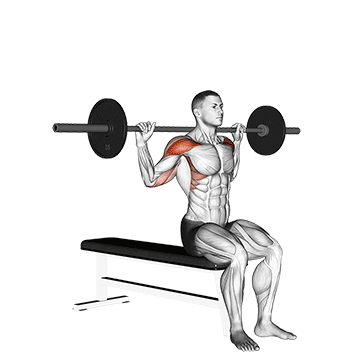
#> input picture assets/exercise_collection/Barbell/Behind_the_Neck_Press.gif, 360 x 360 px, found by its file name; its folder holds 3 pictures in this run
$ jupyter execute --allow-errors list.ipynb
#> lines starting #> are read from the running program, lines starting #| are printed output that depends on the picture; after the words box and inside, x2 and y2 are one past the last pixel; in counts of white or black regions, pixels touching at a corner belong together
[cell 1]
import os
import pandas as pd

def get_gif_paths(directory):
#> called with directory = 'exercise_collection'
    gif_paths = []
    for root, dirs, files in os.walk(directory):
        for file in files:
            if file.lower().endswith('.gif'):
                gif_paths.append(os.path.join(root, file))
    return gif_paths

def save_paths_to_excel(paths, output_file):
    df = pd.DataFrame(paths, columns=['GIF Paths'])
    df.to_excel(output_file, index=False)


directory = 'exercise_collection'
output_file =  'output.xlsx'

gif_paths = get_gif_paths(directory)
save_paths_to_excel(gif_paths, output_file)

[cell 2]
import pandas as pd
import json
import os

def create_json_from_excel_no_headers(excel_file, json_file):
    # Read the Excel file without headers
    df = pd.read_excel(excel_file, header=None)

    # Initialize the list to store JSON objects
    json_list = []

    # Iterate through the DataFrame rows
    for idx, row in df.iterrows():
        path = row[0]
        tags = row[1].split(',') if pd.notna(row[1]) else []

        # Derive name from path
        file_name = os.path.basename(path)
        name = os.path.splitext(file_name)[0].replace('_', ' ')

        # Create JSON object
        json_obj = {
            "id": idx + 1,
            "name": name,
            "path": '../assets/'+path.replace('\\', '/'),
            "tags": tags
        }

        # Add JSON object to the list
        json_list.append(json_obj)

    # Write the list of JSON objects to a file
    with open(json_file, 'w') as f:
        json.dump(json_list, f, indent=4)

#> (the rest of this cell did not finish here and is left out)

#> (a cell that did not finish here is left out)

[cell 4]
from PIL import Image, ImageSequence
import cv2
import numpy as np

def replace_white_with_transparency(input_gif, output_gif):
    # Open the original GIF
#> called with input_gif = 'Behind_The_Neck_Press.gif', output_gif = 'Behind_The_Neck_Press2.gif'
    gif = Image.open(input_gif)
#> gif is the input picture: PIL image 360x360 P; mean R, G, B 233.8, 233.3, 233.2

    frames = []
    for frame in ImageSequence.Iterator(gif):
        # Convert frame to RGB
        frame_rgb = frame.convert("RGB")

        # Convert to numpy array
        frame_np = np.array(frame_rgb)

        # Convert to BGR (OpenCV uses BGR by default)
        frame_np = frame_np[:, :, ::-1].copy()

        # Create a mask where white is detected
        lower_white = np.array([255, 255, 255], dtype=np.uint8)
        upper_white = np.array([255, 255, 255], dtype=np.uint8)
        mask = cv2.inRange(frame_np, lower_white, upper_white)

        # Create an alpha channel
        alpha = cv2.bitwise_not(mask)

        # Combine the original image with the alpha channel
        frame_bgra = cv2.merge([frame_np, alpha])

        # Convert back to PIL Image
        frame_pil = Image.fromarray(frame_bgra, 'RGBA')

        frames.append(frame_pil)
#> this loop made 12 passes
#> pass 1, in replace_white_with_transparency, `mask = cv2.inRange(frame_np, lower_white, upper_white)`:
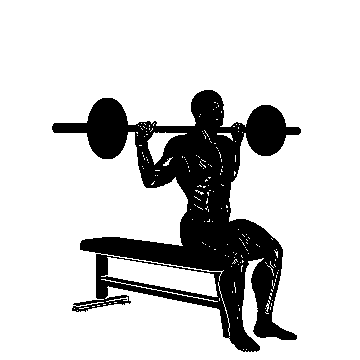
#> mask: shape (360, 360); 81.6% white; 1 black region, box (x1, y1, x2, y2) and area: (52, 90, 301, 352) 23878
#> after the loop:
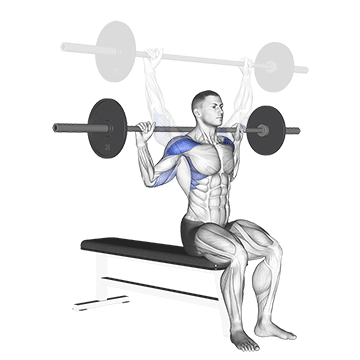
#> frame_bgra: shape (360, 360, 4); mean R, G, B, A 234.9, 235, 235.5, 60.7; transparent parts drawn white
#> after the loop:
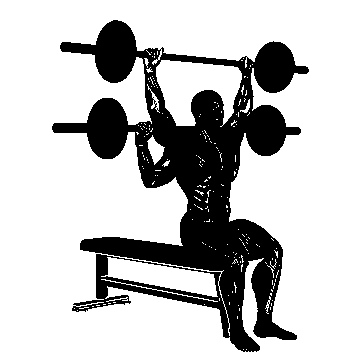
#> mask: shape (360, 360); 76.2% white; 2 black regions (1 under 20 px), largest, box (x1, y1, x2, y2) and area: (52, 20, 309, 352) 30871
#> after the loop, frames = 12 items

    # Save the frames as a new GIF
    frames[0].save(output_gif, save_all=True, append_images=frames[1:], loop=0, duration=1000, transparency=0)

# Example usage
input_gif = 'Behind_The_Neck_Press.gif'
output_gif = 'Behind_The_Neck_Press2.gif'
replace_white_with_transparency(input_gif, output_gif)

[cell 5]
import torch
from torchvision import transforms
from PIL import Image
import numpy as np
import os
import cv2

# Define the U^2-Net model
class U2NET(torch.nn.Module):
    def __init__(self, in_ch=3, out_ch=1):
        super(U2NET, self).__init__()
        # Model definition goes here
        # For brevity, I am skipping the detailed implementation
        # You should refer to the official U^2-Net implementation

    def forward(self, x):
        # Forward pass implementation
        # For brevity, I am skipping the detailed implementation
        pass

def load_u2net_model(model_path):
    model = U2NET(3, 1)
